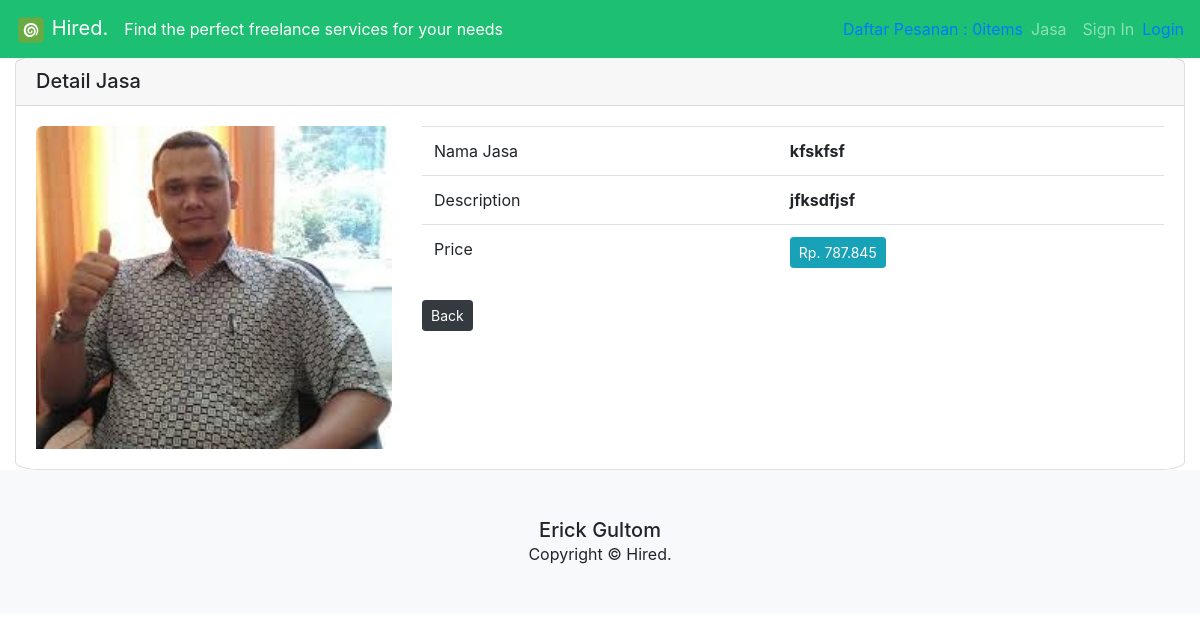
Page /Landing_page/detail/5ee61b91104bb on the committed database.
### tables this page shows
CREATE TABLE `products` (
  `product_id` varchar(70) NOT NULL,
  `name` varchar(300) NOT NULL,
  `price` int(11) NOT NULL,
  `image` varchar(255) NOT NULL DEFAULT 'default.jpg',
  `description` text NOT NULL,
  `kategori` varchar(50) NOT NULL
);

### application/controllers/Landing_page.php (called while the page is built, shortened)
<?php
class Landing_page extends CI_Controller
{
    public function detail($product_id)
    {
        $data['jasa']=$this->model_jasa->detail_jasa($product_id);
        $this->load->view("user/_partials/header");
        $this->load->view('user/detail_jasa',$data);
        $this->load->view("user/_partials/footer");
    }
}

### index.php (called while the page is built, shortened)
<?php
require_once BASEPATH.'core/CodeIgniter.php';

### application/models/model_jasa.php (called while the page is built, shortened)
<?php
class model_jasa extends CI_Model{
  public function detail_jasa($id)
{
  $result = $this->db->where('product_id',$id)->get('products');
  if($result->num_rows() >0){
    return $result->result();
  } else {
    return false;
  }
}
}

### application/views/user/detail_jasa.php (the view, shortened to what this page needs)
<body>
<div class="container-fluid">
  <div class="card">
      <h5 class="card-header"> Detail Jasa </h5>
  <div class="card-body">
  <?php foreach($jasa as $js) : ?>
    <div class="row">
      <div class="col-md-4">
        <img src="<?php echo base_url().'/upload/product/'.$js->image ?>" class="card-img-top">
      </div>
      <div class="col-md-8">
        <table class="table">
          <tr>
            <td>Nama Jasa</td>
            <td><strong><?php echo $js->name ?></strong></td>
          </tr>
          <tr>
            <td>Description</td>
            <td><strong><?php echo $js->description ?></strong></td>
          </tr>
          <tr>
            <td>Price</td>
            <td><strong><div class="btn btn-sm btn-info">Rp. <?php echo number_format($js->price,0,',','.') ?></div></strong></td>
          </tr>
        </table>
            <?php echo anchor('kategori/wordpress/','<div class="btn btn-sm btn-dark mt-1">Back</div>') ?>
      </div>
</div>
<?php endforeach; ?>
  </div>
</div>
</div>

### assets1/css/modern-business.css (style rules this page uses)
body { padding-top: 56px; }

### rows in the picture
products: image (picture), name "kfskfsf", description "jfksdfjsf", price "787.845"

### other values in the picture
anchor('Landing_page/detail_pesanan',$pesanan) "Daftar Pesanan : 0items"
anchor('auth/login','Login') "Login"
